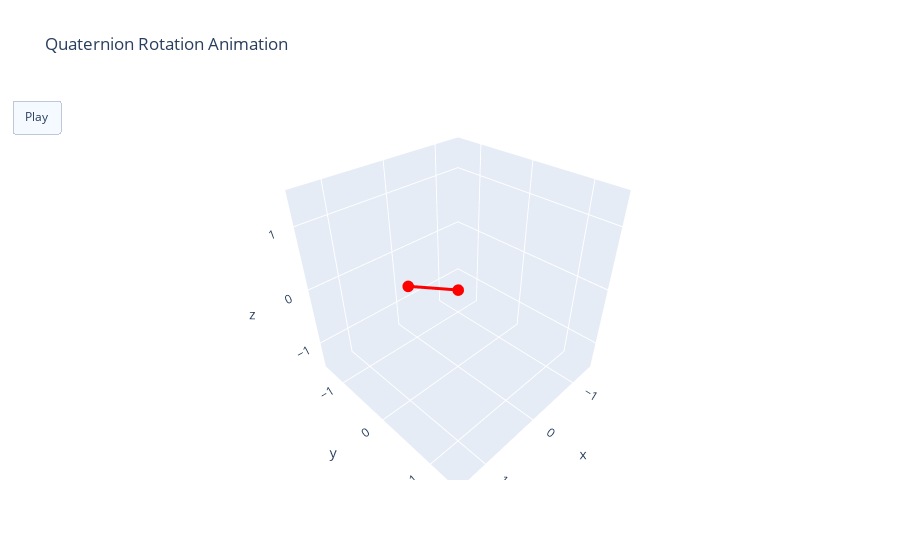

Notebook source saved alongside this figure:
### Code cell
import numpy as np
import plotly.graph_objects as go
from scipy.spatial.transform import Rotation as R

# Generate synthetic quaternions (rotating around Y axis)
angles = np.linspace(0, 2 * np.pi, 60)  # 60 frames
quaternions = R.from_euler('y', angles).as_quat()  # shape: (60, 4)

quaternions = quaternions_rot


# Reference vector to rotate
ref_vector = np.array([0, 0, 1])  # Z-axis

# Rotate the vector using each quaternion
rotated_vectors = R.from_quat(quaternions).apply(ref_vector)

# Build frames for animation
frames = []
for i, vec in enumerate(rotated_vectors):
    frame = go.Frame(
        data=[go.Scatter3d(
            x=[0, vec[0]],
            y=[0, vec[1]],
            z=[0, vec[2]],
            mode='lines+markers',
            line=dict(color='red', width=6),
            marker=dict(size=4)
        )],
        name=f'frame{i}'
    )
    frames.append(frame)

# Create figure with initial frame
fig = go.Figure(
    data=[go.Scatter3d(
        x=[0, rotated_vectors[0][0]],
        y=[0, rotated_vectors[0][1]],
        z=[0, rotated_vectors[0][2]],
        mode='lines+markers',
        line=dict(color='red', width=6),
        marker=dict(size=4)
    )],
    layout=go.Layout(
        title="Quaternion Rotation Animation",
        scene=dict(
            xaxis=dict(range=[-1.5, 1.5]),
            yaxis=dict(range=[-1.5, 1.5]),
            zaxis=dict(range=[-1.5, 1.5]),
            aspectmode='cube'
        ),
        updatemenus=[dict(
            type="buttons",
            buttons=[dict(label="Play", method="animate", args=[None])]
        )]
    ),
    frames=frames
)

fig.show()

### Figure 1 — Plotly figure (JSON) as saved in the notebook; plotly's stock layout.template omitted (floating-point values rounded to 4 significant figures)
{"data": [{"line": {"color": "red", "width": 6}, "marker": {"size": 4}, "mode": "lines+markers", "type": "scatter3d", "x": [0, 0.8723], "y": [0, -0.008599], "z": [0, 0.4889]}], "layout": {"scene": {"aspectmode": "cube", "xaxis": {"range": [-1.5, 1.5]}, "yaxis": {"range": [-1.5, 1.5]}, "zaxis": {"range": [-1.5, 1.5]}}, "title": {"text": "Quaternion Rotation Animation"}, "updatemenus": [{"buttons": [{"args": [null], "label": "Play", "method": "animate"}], "type": "buttons"}]}}
